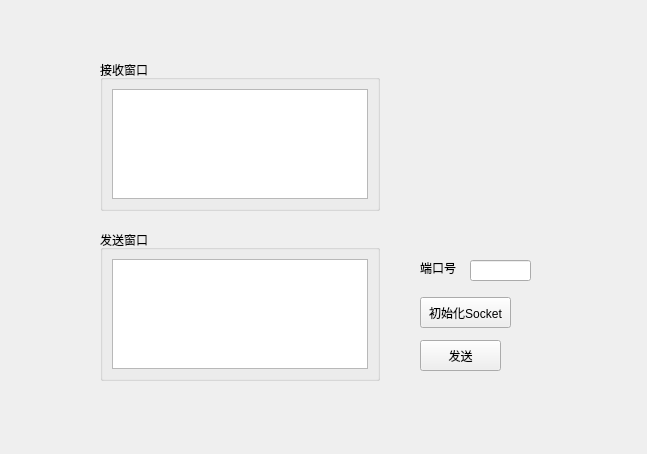
<?xml version="1.0" encoding="UTF-8"?>
<ui version="4.0">
 <class>Widget</class>
 <widget class="QWidget" name="Widget">
  <property name="geometry">
   <rect>
    <x>0</x>
    <y>0</y>
    <width>647</width>
    <height>454</height>
   </rect>
  </property>
  <property name="windowTitle">
   <string>Widget</string>
  </property>
  <widget class="QGroupBox" name="groupBox">
   <property name="geometry">
    <rect>
     <x>100</x>
     <y>60</y>
     <width>280</width>
     <height>151</height>
    </rect>
   </property>
   <property name="title">
    <string>接收窗口</string>
   </property>
   <layout class="QGridLayout" name="gridLayout">
    <item row="0" column="0">
     <widget class="QTextBrowser" name="text_receive"/>
    </item>
   </layout>
  </widget>
  <widget class="QGroupBox" name="groupBox_2">
   <property name="geometry">
    <rect>
     <x>100</x>
     <y>230</y>
     <width>280</width>
     <height>151</height>
    </rect>
   </property>
   <property name="title">
    <string>发送窗口</string>
   </property>
   <layout class="QGridLayout" name="gridLayout_2">
    <item row="0" column="0">
     <widget class="QTextEdit" name="text_send"/>
    </item>
   </layout>
  </widget>
  <widget class="QLineEdit" name="edt_port">
   <property name="geometry">
    <rect>
     <x>470</x>
     <y>260</y>
     <width>61</width>
     <height>21</height>
    </rect>
   </property>
  </widget>
  <widget class="QLabel" name="label_2">
   <property name="geometry">
    <rect>
     <x>420</x>
     <y>260</y>
     <width>72</width>
     <height>15</height>
    </rect>
   </property>
   <property name="text">
    <string>端口号</string>
   </property>
  </widget>
  <widget class="QPushButton" name="btn_initSocket">
   <property name="geometry">
    <rect>
     <x>420</x>
     <y>297</y>
     <width>91</width>
     <height>31</height>
    </rect>
   </property>
   <property name="text">
    <string>初始化Socket</string>
   </property>
  </widget>
  <widget class="QPushButton" name="btn_send">
   <property name="geometry">
    <rect>
     <x>420</x>
     <y>340</y>
     <width>81</width>
     <height>31</height>
    </rect>
   </property>
   <property name="text">
    <string>发送</string>
   </property>
  </widget>
 </widget>
 <resources/>
 <connections/>
</ui>
